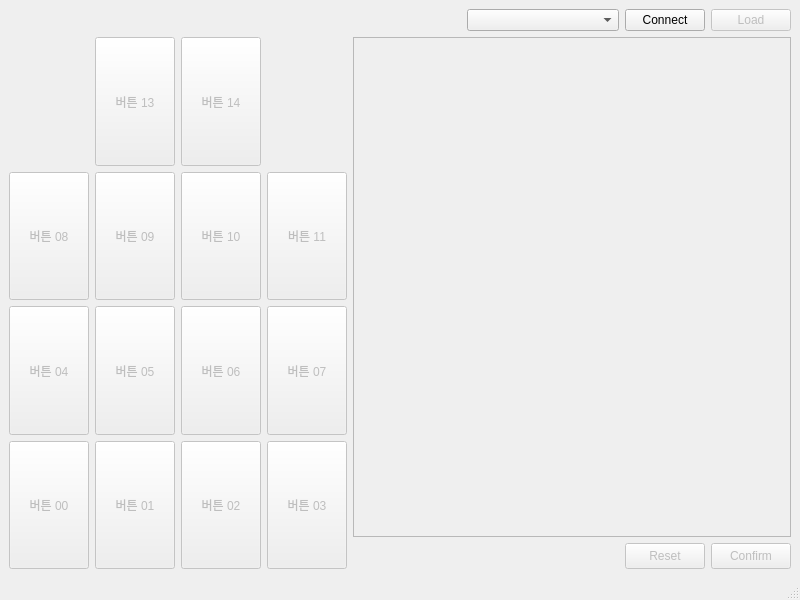
<?xml version="1.0" encoding="UTF-8"?>
<ui version="4.0">
 <class>MainWindow</class>
 <widget class="QMainWindow" name="MainWindow">
  <property name="geometry">
   <rect>
    <x>0</x>
    <y>0</y>
    <width>800</width>
    <height>600</height>
   </rect>
  </property>
  <property name="windowTitle">
   <string>MainWindow</string>
  </property>
  <widget class="QWidget" name="centralwidget">
   <layout class="QHBoxLayout" name="horizontalLayout_4">
    <item>
     <layout class="QVBoxLayout" name="MainVL">
      <item>
       <layout class="QHBoxLayout" name="horizontalLayout_3" stretch="6,2,1,1">
        <item>
         <spacer name="horizontalSpacer_3">
          <property name="orientation">
           <enum>Qt::Horizontal</enum>
          </property>
          <property name="sizeHint" stdset="0">
           <size>
            <width>40</width>
            <height>20</height>
           </size>
          </property>
         </spacer>
        </item>
        <item>
         <widget class="QComboBox" name="cbCom"/>
        </item>
        <item>
         <widget class="QPushButton" name="btnConnect">
          <property name="text">
           <string>Connect</string>
          </property>
         </widget>
        </item>
        <item>
         <widget class="QPushButton" name="btnLoad">
          <property name="enabled">
           <bool>false</bool>
          </property>
          <property name="text">
           <string>Load</string>
          </property>
         </widget>
        </item>
       </layout>
      </item>
      <item>
       <layout class="QHBoxLayout" name="horizontalLayout" stretch="0,7">
        <item>
         <layout class="QGridLayout" name="gridLayout" rowstretch="0,0,0,0,0">
          <property name="sizeConstraint">
           <enum>QLayout::SetDefaultConstraint</enum>
          </property>
          <item row="4" column="0">
           <widget class="QPushButton" name="btn00">
            <property name="enabled">
             <bool>false</bool>
            </property>
            <property name="sizePolicy">
             <sizepolicy hsizetype="MinimumExpanding" vsizetype="MinimumExpanding">
              <horstretch>0</horstretch>
              <verstretch>0</verstretch>
             </sizepolicy>
            </property>
            <property name="text">
             <string>버튼 00</string>
            </property>
           </widget>
          </item>
          <item row="3" column="2">
           <widget class="QPushButton" name="btn06">
            <property name="enabled">
             <bool>false</bool>
            </property>
            <property name="sizePolicy">
             <sizepolicy hsizetype="MinimumExpanding" vsizetype="MinimumExpanding">
              <horstretch>0</horstretch>
              <verstretch>0</verstretch>
             </sizepolicy>
            </property>
            <property name="text">
             <string>버튼 06</string>
            </property>
           </widget>
          </item>
          <item row="3" column="3">
           <widget class="QPushButton" name="btn07">
            <property name="enabled">
             <bool>false</bool>
            </property>
            <property name="sizePolicy">
             <sizepolicy hsizetype="MinimumExpanding" vsizetype="MinimumExpanding">
              <horstretch>0</horstretch>
              <verstretch>0</verstretch>
             </sizepolicy>
            </property>
            <property name="text">
             <string>버튼 07</string>
            </property>
           </widget>
          </item>
          <item row="2" column="0">
           <widget class="QPushButton" name="btn08">
            <property name="enabled">
             <bool>false</bool>
            </property>
            <property name="sizePolicy">
             <sizepolicy hsizetype="MinimumExpanding" vsizetype="MinimumExpanding">
              <horstretch>0</horstretch>
              <verstretch>0</verstretch>
             </sizepolicy>
            </property>
            <property name="text">
             <string>버튼 08</string>
            </property>
           </widget>
          </item>
          <item row="4" column="1">
           <widget class="QPushButton" name="btn01">
            <property name="enabled">
             <bool>false</bool>
            </property>
            <property name="sizePolicy">
             <sizepolicy hsizetype="MinimumExpanding" vsizetype="MinimumExpanding">
              <horstretch>0</horstretch>
              <verstretch>0</verstretch>
             </sizepolicy>
            </property>
            <property name="text">
             <string>버튼 01</string>
            </property>
           </widget>
          </item>
          <item row="0" column="2">
           <widget class="QPushButton" name="btn14">
            <property name="enabled">
             <bool>false</bool>
            </property>
            <property name="sizePolicy">
             <sizepolicy hsizetype="MinimumExpanding" vsizetype="MinimumExpanding">
              <horstretch>0</horstretch>
              <verstretch>0</verstretch>
             </sizepolicy>
            </property>
            <property name="text">
             <string>버튼 14</string>
            </property>
           </widget>
          </item>
          <item row="2" column="2">
           <widget class="QPushButton" name="btn10">
            <property name="enabled">
             <bool>false</bool>
            </property>
            <property name="sizePolicy">
             <sizepolicy hsizetype="MinimumExpanding" vsizetype="MinimumExpanding">
              <horstretch>0</horstretch>
              <verstretch>0</verstretch>
             </sizepolicy>
            </property>
            <property name="text">
             <string>버튼 10</string>
            </property>
           </widget>
          </item>
          <item row="0" column="1">
           <widget class="QPushButton" name="btn13">
            <property name="enabled">
             <bool>false</bool>
            </property>
            <property name="sizePolicy">
             <sizepolicy hsizetype="Expanding" vsizetype="MinimumExpanding">
              <horstretch>0</horstretch>
              <verstretch>0</verstretch>
             </sizepolicy>
            </property>
            <property name="text">
             <string>버튼 13</string>
            </property>
           </widget>
          </item>
          <item row="4" column="2">
           <widget class="QPushButton" name="btn02">
            <property name="enabled">
             <bool>false</bool>
            </property>
            <property name="sizePolicy">
             <sizepolicy hsizetype="MinimumExpanding" vsizetype="MinimumExpanding">
              <horstretch>0</horstretch>
              <verstretch>0</verstretch>
             </sizepolicy>
            </property>
            <property name="text">
             <string>버튼 02</string>
            </property>
           </widget>
          </item>
          <item row="4" column="3">
           <widget class="QPushButton" name="btn03">
            <property name="enabled">
             <bool>false</bool>
            </property>
            <property name="sizePolicy">
             <sizepolicy hsizetype="MinimumExpanding" vsizetype="MinimumExpanding">
              <horstretch>0</horstretch>
              <verstretch>0</verstretch>
             </sizepolicy>
            </property>
            <property name="text">
             <string>버튼 03</string>
            </property>
           </widget>
          </item>
          <item row="3" column="0">
           <widget class="QPushButton" name="btn04">
            <property name="enabled">
             <bool>false</bool>
            </property>
            <property name="sizePolicy">
             <sizepolicy hsizetype="MinimumExpanding" vsizetype="MinimumExpanding">
              <horstretch>0</horstretch>
              <verstretch>0</verstretch>
             </sizepolicy>
            </property>
            <property name="text">
             <string>버튼 04</string>
            </property>
           </widget>
          </item>
          <item row="2" column="1">
           <widget class="QPushButton" name="btn09">
            <property name="enabled">
             <bool>false</bool>
            </property>
            <property name="sizePolicy">
             <sizepolicy hsizetype="MinimumExpanding" vsizetype="MinimumExpanding">
              <horstretch>0</horstretch>
              <verstretch>0</verstretch>
             </sizepolicy>
            </property>
            <property name="text">
             <string>버튼 09</string>
            </property>
           </widget>
          </item>
          <item row="2" column="3">
           <widget class="QPushButton" name="btn11">
            <property name="enabled">
             <bool>false</bool>
            </property>
            <property name="sizePolicy">
             <sizepolicy hsizetype="MinimumExpanding" vsizetype="MinimumExpanding">
              <horstretch>0</horstretch>
              <verstretch>0</verstretch>
             </sizepolicy>
            </property>
            <property name="text">
             <string>버튼 11</string>
            </property>
           </widget>
          </item>
          <item row="3" column="1">
           <widget class="QPushButton" name="btn05">
            <property name="enabled">
             <bool>false</bool>
            </property>
            <property name="sizePolicy">
             <sizepolicy hsizetype="MinimumExpanding" vsizetype="MinimumExpanding">
              <horstretch>0</horstretch>
              <verstretch>0</verstretch>
             </sizepolicy>
            </property>
            <property name="text">
             <string>버튼 05</string>
            </property>
           </widget>
          </item>
          <item row="0" column="0">
           <spacer name="horizontalSpacer">
            <property name="orientation">
             <enum>Qt::Horizontal</enum>
            </property>
            <property name="sizeType">
             <enum>QSizePolicy::Preferred</enum>
            </property>
            <property name="sizeHint" stdset="0">
             <size>
              <width>0</width>
              <height>0</height>
             </size>
            </property>
           </spacer>
          </item>
         </layout>
        </item>
        <item>
         <layout class="QVBoxLayout" name="verticalLayout" stretch="19,1">
          <item>
           <widget class="QListView" name="lvMapping">
            <property name="enabled">
             <bool>false</bool>
            </property>
            <property name="editTriggers">
             <set>QAbstractItemView::NoEditTriggers</set>
            </property>
            <property name="selectionMode">
             <enum>QAbstractItemView::ExtendedSelection</enum>
            </property>
            <property name="selectionBehavior">
             <enum>QAbstractItemView::SelectRows</enum>
            </property>
            <property name="textElideMode">
             <enum>Qt::ElideNone</enum>
            </property>
           </widget>
          </item>
          <item>
           <layout class="QHBoxLayout" name="horizontalLayout_2" stretch="4,1,1,1">
            <item>
             <spacer name="horizontalSpacer_2">
              <property name="orientation">
               <enum>Qt::Horizontal</enum>
              </property>
              <property name="sizeHint" stdset="0">
               <size>
                <width>40</width>
                <height>20</height>
               </size>
              </property>
             </spacer>
            </item>
            <item>
             <widget class="QLabel" name="lblNowList">
              <property name="text">
               <string/>
              </property>
             </widget>
            </item>
            <item>
             <widget class="QPushButton" name="btnReset">
              <property name="enabled">
               <bool>false</bool>
              </property>
              <property name="sizePolicy">
               <sizepolicy hsizetype="MinimumExpanding" vsizetype="MinimumExpanding">
                <horstretch>0</horstretch>
                <verstretch>0</verstretch>
               </sizepolicy>
              </property>
              <property name="text">
               <string>Reset</string>
              </property>
             </widget>
            </item>
            <item>
             <widget class="QPushButton" name="btnConfirm">
              <property name="enabled">
               <bool>false</bool>
              </property>
              <property name="sizePolicy">
               <sizepolicy hsizetype="MinimumExpanding" vsizetype="MinimumExpanding">
                <horstretch>0</horstretch>
                <verstretch>0</verstretch>
               </sizepolicy>
              </property>
              <property name="text">
               <string>Confirm</string>
              </property>
             </widget>
            </item>
           </layout>
          </item>
         </layout>
        </item>
       </layout>
      </item>
     </layout>
    </item>
   </layout>
  </widget>
  <widget class="QMenuBar" name="menubar">
   <property name="geometry">
    <rect>
     <x>0</x>
     <y>0</y>
     <width>800</width>
     <height>21</height>
    </rect>
   </property>
  </widget>
  <widget class="QStatusBar" name="statusbar"/>
 </widget>
 <resources/>
 <connections/>
</ui>
